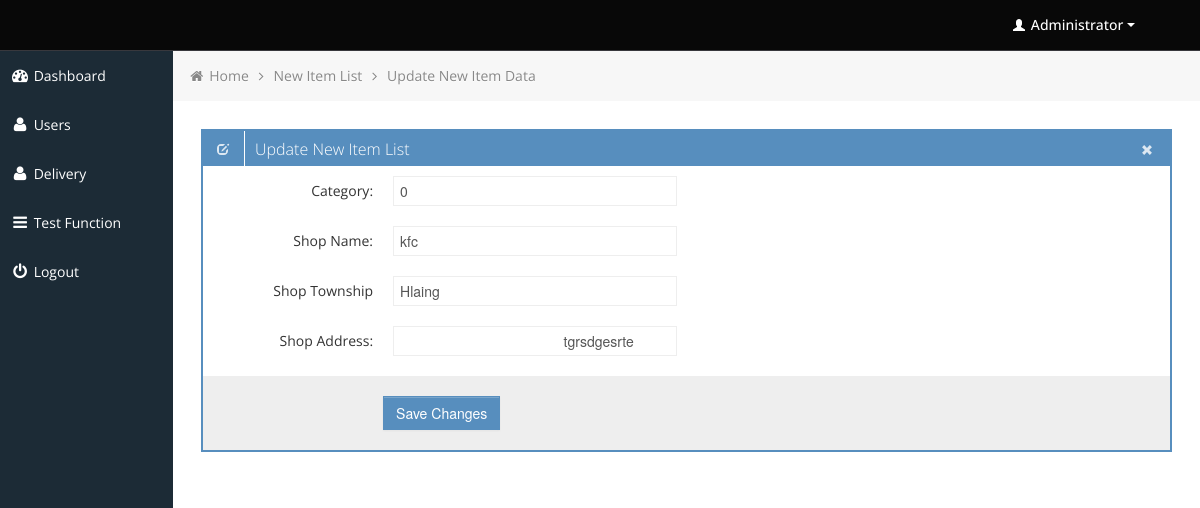
The page /edit_item.php?nID=2 (signed in) on the database its author committed.
### tables this page shows
CREATE TABLE `new_item_list` (
  `Id` int(50) NOT NULL,
  `Title` varchar(100) NOT NULL,
  `Category` varchar(10) NOT NULL,
  `ShopName` varchar(100) NOT NULL,
  `ShopTownship` varchar(100) NOT NULL,
  `ShopAddress` varchar(100) NOT NULL,
  `ShopImage` blob NOT NULL
);

### edit_item.php (the view, shortened to what this page needs)
<?php
$itemID = $_GET['nID'];
	include('includes/connection.php');
	$sql ="SELECT * FROM new_item_list where Id = '$itemID'";
	$result = mysqli_query($connect,$sql);
	while($row = mysqli_fetch_array($result))
	{
	    $cate = $row['Category'];
	    $shopname = $row['ShopName'];
	    $shoptown = $row['ShopTownship'];
	    $shopadd = $row['ShopAddress'];
	}
?>
			<div class="row-fluid sortable">
				<div class="box span12">
					<div class="box-header" data-original-title>
						<h2><i class="halflings-icon white edit"></i><span class="break"></span>Update New Item List</h2>
						<div class="box-icon">
							<a href="newitemlist.php" class="btn-close"><i class="halflings-icon white remove"></i></a>
						</div>
					</div>
					<div class="box-content">
						<form class="form-horizontal" method="post" action="update_newitemlist.php">
							<fieldset>
							  <div class="control-group">
								<label class="control-label" for="focusedInput">Category:</label>
								<div class="controls">
								  <input class="input-xlarge focused" name="category" id="focusedInput" type="text" placeholder="Category"
								  value="<?php echo $cate; ?>">
								</div>
							  </div>
							  <div class="control-group">
								<label class="control-label" for="focusedInput">Shop Name:</label>
								<div class="controls">
								  <input class="input-xlarge focused" name="shopname" id="focusedInput" type="text" placeholder="Shop Name"
								  value="<?php echo $shopname; ?>">
								</div>
							  </div>
							  <div class="control-group">
								<label class="control-label" for="focusedInput">Shop Township</label>
								<div class="controls">
								  <input class="input-xlarge focused" name="shoptownship" id="focusedInput" type="text" placeholder="Township of the shop"
								  value="<?php echo $shoptown; ?>">
								</div>
							  </div>
							  <div class="control-group">
								<label class="control-label" for="focusedInput">Shop Address:</label>
								<div class="controls">
								  <input class="input-xlarge focused" name="shopaddress" id="focusedInput" type="text" placeholder="Address of the shop"
								  value="<?php echo $shopadd; ?>">
								</div>
							  </div>
							  <div class="form-actions">
								<button type="submit" onclick="return confirmnUpdate()" class="btn btn-primary">Save Changes</button>
							  </div>
							</fieldset>
						</form>
					</div>
				</div>
			</div>

### css/style.css (style rules this page uses)
body { background: #F5F5F5; color: #333; border: none; font-family: 'Open Sans', sans-serif; font-weight: 400; }
a { color: #646464; }
h2 { font-size: 16px; line-height: 16px; }
.box { border: 2px solid #578EBE; background: #fff !important; margin-bottom: 28px; }
.box-header { height: 16px; font-size: 16px; line-height: 16px; padding: 10px; background: #578EBE; -webkit-box-shadow: none; -moz-box-shadow: none; box-shadow: none; overflow: hidden; }
.box-header h2 { float:left; margin-top: 0px; font-weight: 300; }
.box-header .box-icon, .box-header h2 { color:#fff; }
.box-header h2 i { margin: 0px 3px 0px 4px; opacity: .8; filter: alpha(opacity=80); -ms-filter:"progid:DXImageTransform.Microsoft.Alpha(Opacity=80)"; }
.box-header .box-icon { float:right; margin-top: 1px; }
.box-header .box-icon i { -webkit-transition: all 0.1s ease-in-out; -moz-transition: all 0.1s ease-in-out; -o-transition: all 0.1s ease-in-out; -ms-transition: all 0.1s ease-in-out; transition: all 0.1s ease-in-out; opacity: .8; filter: alpha(opacity=80); -ms-filter:"progid:DXImageTransform.Microsoft.Alpha(Opacity=80)"; }
.box-header .box-icon a { margin: 0px 5px; }
.box-content { position: relative; z-index: 50; margin-top: -1px; padding: 10px; background: #fff !important; }
.form-actions { padding: 19px 20px 20px; margin: 20px -10px -30px -10px; background-color: #eee; border-top: 1px solid #eee; *zoom: 1; }
.form-actions:before, .form-actions:after { display: table; line-height: 0; content: ""; }
.form-actions:after { clear: both; }
.btn { display: inline-block; padding: 6px 12px; margin-bottom: 0; font-size: 14px; font-weight: 500; line-height: 20px; text-align: center; white-space: nowrap; vertical-align: middle; cursor: pointer; border: 1px solid #a7a9aa; -webkit-border-radius: 0px !important; border-radius: 0px !important; }
.btn { color: #ffffff; background-color: #a7a9aa; border-color: #a7a9aa; background-image: none; filter: none; text-shadow: none; }
.btn-primary { background-color: #578EBE; border-color: #578EBE; }

### css/halflings.css (style rules this page uses)
html, html .halflings { -webkit-font-smoothing: antialiased !important; }
.halflings-icon { display: inline-block; width: 14px; height: 14px; line-height: 14px; vertical-align: text-top; background-image: url(../img/glyphicons_halflings.svg); background-position: 0 0; background-repeat: no-repeat; vertical-align: top; *display: inline; *zoom: 1; *margin-right: .3em; }
.halflings-icon.white { background-image: url(../img/glyphicons_halflings-white.svg); }
.halflings-icon.remove { background-position: -312px 0; }
.halflings-icon.edit { background-position: -96px -72px; }

### rows shown on the page
new_item_list: category "0", shopname "kfc", shoptownship "Hlaing", shopaddress "tgrsdgesrte"
